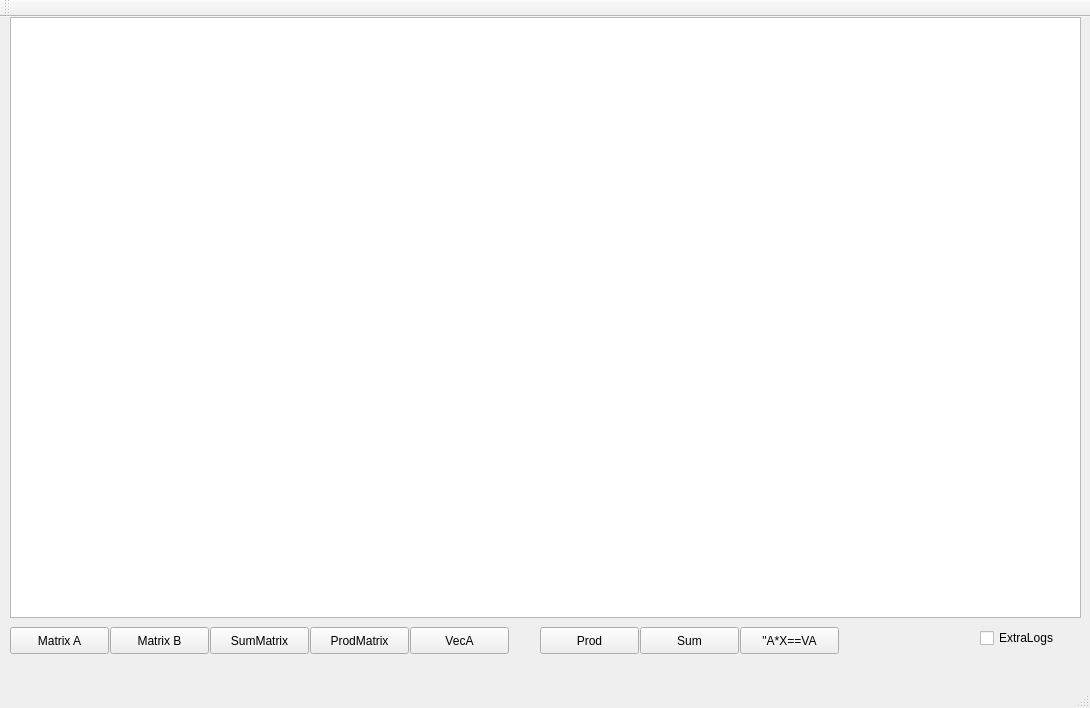
<?xml version="1.0" encoding="UTF-8"?>
<ui version="4.0">
 <class>CN_HW4</class>
 <widget class="QMainWindow" name="CN_HW4">
  <property name="geometry">
   <rect>
    <x>0</x>
    <y>0</y>
    <width>1090</width>
    <height>708</height>
   </rect>
  </property>
  <property name="windowTitle">
   <string>CN_HW4</string>
  </property>
  <widget class="QWidget" name="centralWidget">
   <widget class="QTextBrowser" name="textBrowser">
    <property name="geometry">
     <rect>
      <x>10</x>
      <y>0</y>
      <width>1071</width>
      <height>601</height>
     </rect>
    </property>
   </widget>
   <widget class="QPushButton" name="pushButton_matrix1">
    <property name="geometry">
     <rect>
      <x>10</x>
      <y>610</y>
      <width>99</width>
      <height>27</height>
     </rect>
    </property>
    <property name="text">
     <string>Matrix A</string>
    </property>
   </widget>
   <widget class="QPushButton" name="pushButton_matrix2">
    <property name="geometry">
     <rect>
      <x>110</x>
      <y>610</y>
      <width>99</width>
      <height>27</height>
     </rect>
    </property>
    <property name="text">
     <string>Matrix B</string>
    </property>
   </widget>
   <widget class="QPushButton" name="pushButton_sum">
    <property name="geometry">
     <rect>
      <x>640</x>
      <y>610</y>
      <width>99</width>
      <height>27</height>
     </rect>
    </property>
    <property name="text">
     <string>Sum</string>
    </property>
   </widget>
   <widget class="QPushButton" name="pushButton_prod">
    <property name="geometry">
     <rect>
      <x>540</x>
      <y>610</y>
      <width>99</width>
      <height>27</height>
     </rect>
    </property>
    <property name="text">
     <string>Prod</string>
    </property>
   </widget>
   <widget class="QPushButton" name="sumMatrixFile_button">
    <property name="geometry">
     <rect>
      <x>210</x>
      <y>610</y>
      <width>99</width>
      <height>27</height>
     </rect>
    </property>
    <property name="text">
     <string>SumMatrix</string>
    </property>
   </widget>
   <widget class="QPushButton" name="prodMatrixFile_button">
    <property name="geometry">
     <rect>
      <x>310</x>
      <y>610</y>
      <width>99</width>
      <height>27</height>
     </rect>
    </property>
    <property name="text">
     <string>ProdMatrix</string>
    </property>
   </widget>
   <widget class="QCheckBox" name="checkBoxLogs">
    <property name="geometry">
     <rect>
      <x>980</x>
      <y>610</y>
      <width>97</width>
      <height>22</height>
     </rect>
    </property>
    <property name="text">
     <string>ExtraLogs</string>
    </property>
   </widget>
   <widget class="QPushButton" name="pushButton_extraTest">
    <property name="geometry">
     <rect>
      <x>740</x>
      <y>610</y>
      <width>99</width>
      <height>27</height>
     </rect>
    </property>
    <property name="text">
     <string>&quot;A*X==VA</string>
    </property>
   </widget>
   <widget class="QPushButton" name="pushButton_fileButtonVecA">
    <property name="geometry">
     <rect>
      <x>410</x>
      <y>610</y>
      <width>99</width>
      <height>27</height>
     </rect>
    </property>
    <property name="text">
     <string>VecA</string>
    </property>
   </widget>
  </widget>
  <widget class="QMenuBar" name="menuBar">
   <property name="geometry">
    <rect>
     <x>0</x>
     <y>0</y>
     <width>1090</width>
     <height>25</height>
    </rect>
   </property>
  </widget>
  <widget class="QToolBar" name="mainToolBar">
   <attribute name="toolBarArea">
    <enum>TopToolBarArea</enum>
   </attribute>
   <attribute name="toolBarBreak">
    <bool>false</bool>
   </attribute>
  </widget>
  <widget class="QStatusBar" name="statusBar"/>
 </widget>
 <layoutdefault spacing="6" margin="11"/>
 <resources/>
 <connections/>
</ui>
